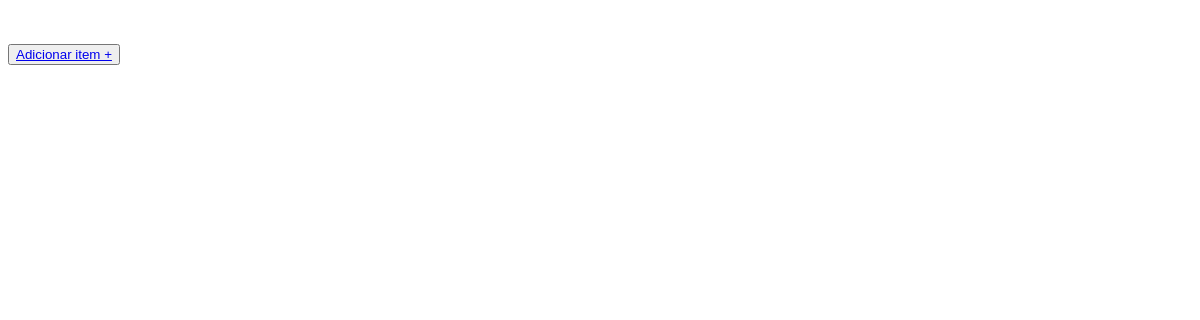
Page /lista-compras/ on the earlier database version.
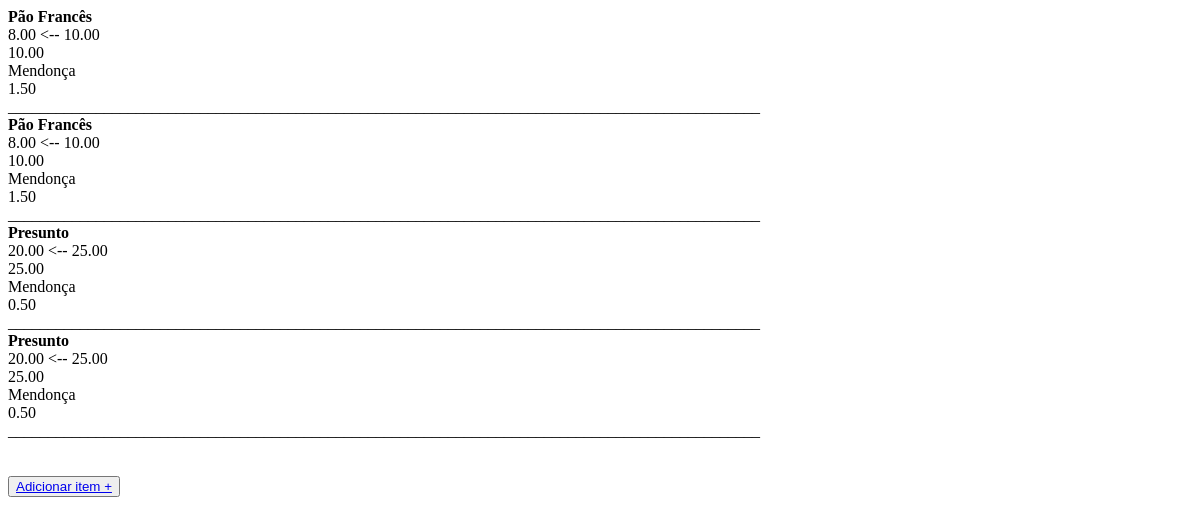
Same page on the later database version.
### core/models.py (models this page shows, shortened)
class ListaCompras(models.Model):
    id_promocao = models.ForeignKey(Promocao, on_delete=models.CASCADE, verbose_name='Promoção')
    quantidade = models.IntegerField(blank=True, null=True, verbose_name='Quantidade')
    class Meta:
        verbose_name_plural = 'lista compras'

class Promocao(models.Model):
    descricao = models.CharField(max_length=150, blank=True, null=True, verbose_name='Descricao')
    unidade = models.CharField(max_length=20, blank=True, null=True, verbose_name='Unidade')
    categoria = models.CharField(max_length=100,choices=CATEGORIAS_CHOICES, blank=True, null=True, verbose_name='Categoria')
    preco_normal = models.DecimalField(max_digits=10, decimal_places=2, verbose_name='Preço normal')
    preco_promocao = models.DecimalField(max_digits=10, decimal_places=2, verbose_name='Preço')
    data_inicio = models.DateField(auto_now=False, verbose_name='Inicio')
    data_fim = models.DateField(auto_now=False, verbose_name='Fim')
    distancia = models.DecimalField(max_digits=10, decimal_places=2, verbose_name='Distância')
    mercado = models.ForeignKey(Mercado, on_delete=models.CASCADE, verbose_name='Mercado')
    class Meta:
        verbose_name_plural = 'Promoções'

class Mercado(models.Model):
    razao_social = models.CharField(max_length=100, verbose_name='Razão Social')
    cnpj = models.CharField(max_length=20, verbose_name='CNPJ')
    endereco = models.OneToOneField(Endereco, blank=True, null=True, on_delete=models.CASCADE, verbose_name='Endereço')
    class Meta:
        verbose_name_plural = 'Mercado'

### core/views.py (the view)
# urls.py: path('lista-compras/', itens_lista_compras, name='url_lista_compras'),
def itens_lista_compras(request):
    itens = ListaCompras.objects.all()
    return render(request, 'core/lista_compras.html', {'itens': itens})

### core/templates/core/lista_compras.html (shortened to what this page needs)
<!DOCTYPE html>
<html lang="en">
<head>
</head>
<body>
{% for i in itens %}
    <b>{% if i.id_promocao.descricao %}{{ i.id_promocao.descricao }}{% endif %}</b><br>
    {% if i.id_promocao.preco_promocao %}{{ i.id_promocao.preco_promocao }}{% endif %} <--
    {% if i.id_promocao.preco_normal %}{{ i.id_promocao.preco_normal }}{% endif %}<br>
    {% if i.id_promocao.preco_normal %}{{ i.id_promocao.preco_normal }}{% endif %}<br>
    {% if i.id_promocao.mercado.razao_social %}{{ i.id_promocao.mercado.razao_social }}{% endif %}<br>
    {% if i.id_promocao.distancia %}{{ i.id_promocao.distancia }}{% endif %}<br>
    ______________________________________________________________________________________________<br>
{% endfor %}
<button><a href="/listagem-promocoes/">Adicionar item +</a></button>
</body>
</html>

Differences in the rows shown:
added ListaCompras: id_promocao.descricao "Pão Francês", id_promocao.preco_promocao "8.00", id_promocao.preco_normal "10.00", id_promocao.mercado.razao_social "Mendonça", id_promocao.distancia "1.50"
added ListaCompras: id_promocao.descricao "Pão Francês", id_promocao.preco_promocao "8.00", id_promocao.preco_normal "10.00", id_promocao.mercado.razao_social "Mendonça", id_promocao.distancia "1.50"
added ListaCompras: id_promocao.descricao "Presunto", id_promocao.preco_promocao "20.00", id_promocao.preco_normal "25.00", id_promocao.mercado.razao_social "Mendonça", id_promocao.distancia "0.50"
added ListaCompras: id_promocao.descricao "Presunto", id_promocao.preco_promocao "20.00", id_promocao.preco_normal "25.00", id_promocao.mercado.razao_social "Mendonça", id_promocao.distancia "0.50"
